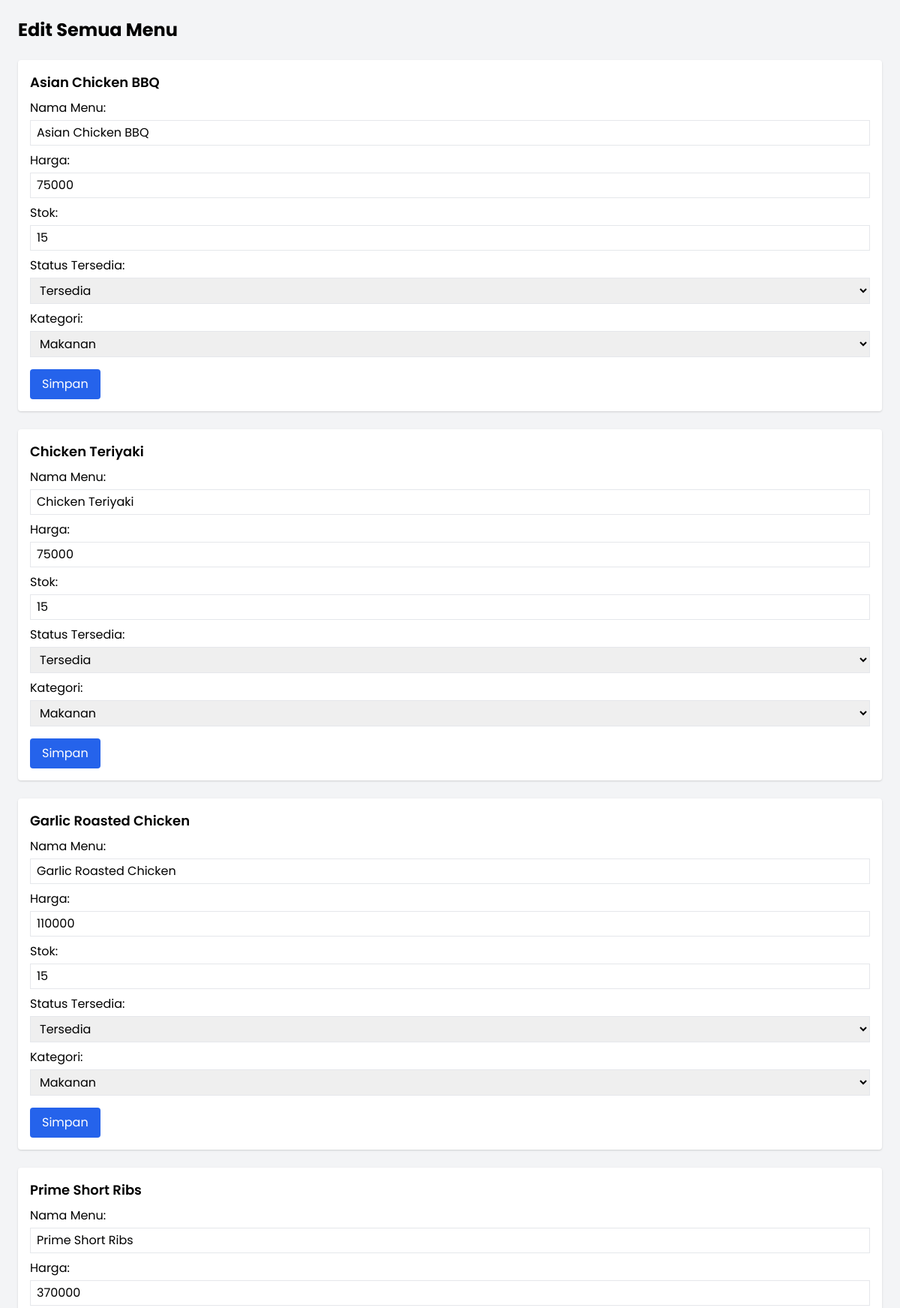
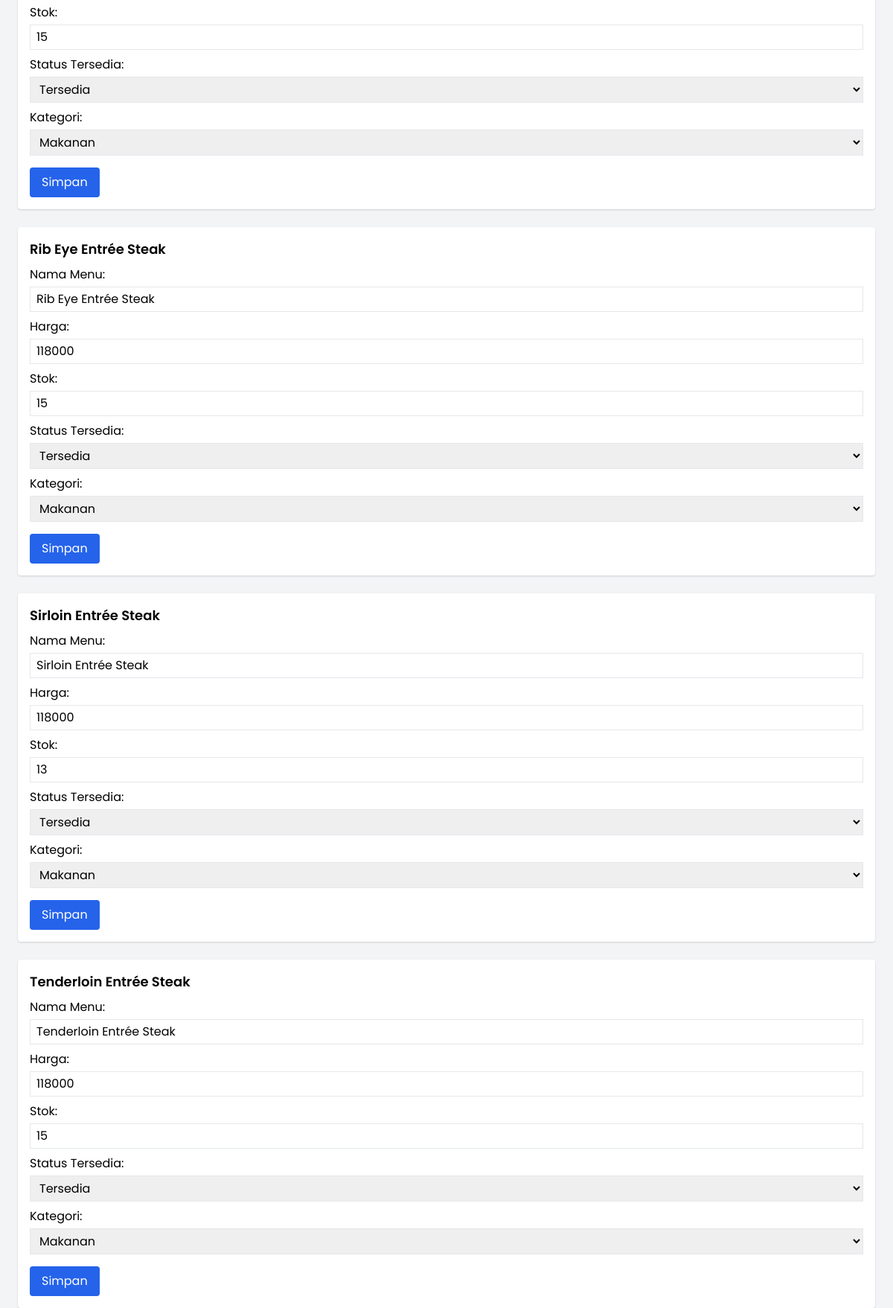
/dashboard/edit_menu.php (signed in, upper part), run on the app's committed database (2 pictures, top to bottom).
### tables this page shows
CREATE TABLE `menu` (
  `id_menu` int NOT NULL,
  `nama_menu` varchar(100) NOT NULL,
  `harga` int NOT NULL,
  `deskripsi` text,
  `gambar` varchar(255) DEFAULT NULL,
  `stok` int NOT NULL,
  `status_tersedia` enum('habis','tersedia') DEFAULT NULL,
  `id_chef` int DEFAULT NULL,
  `kategori` enum('makanan','minuman','dessert') NOT NULL DEFAULT 'makanan'
);

### dashboard/edit_menu.php (the view, shortened to what this page needs)
<?php
require '../backend/db.php';
$stmt = $pdo->query("SELECT * FROM menu ORDER BY kategori, nama_menu");
$menus = $stmt->fetchAll();
?>
<!DOCTYPE html>
<html lang="en">
<head>
  <link href="https://cdn.jsdelivr.net/npm/tailwindcss@2.2.19/dist/tailwind.min.css" rel="stylesheet">
  <link rel="stylesheet" href="../assets/css/edit_menu.css">
</head>
<body class="bg-gray-100 p-6">
  <h1 class="text-2xl font-bold mb-6">Edit Semua Menu</h1>
  <div class="space-y-6">
    <?php foreach ($menus as $menu): ?>
      <form id="form-<?= $menu['id_menu'] ?>" class="bg-white p-4 rounded shadow" onsubmit="updateMenu(event, <?= $menu['id_menu'] ?>)">
        <h2 class="text-lg font-semibold mb-2"><?= htmlspecialchars($menu['nama_menu']) ?></h2>
        <label class="block mb-1">Nama Menu:</label>
        <input type="text" name="nama_menu" value="<?= htmlspecialchars($menu['nama_menu']) ?>" class="w-full border px-2 py-1 mb-2">
        <label class="block mb-1">Harga:</label>
        <input type="number" name="harga" value="<?= $menu['harga'] ?>" class="w-full border px-2 py-1 mb-2">
        <label class="block mb-1">Stok:</label>
        <input type="number" name="stok" value="<?= $menu['stok'] ?>" class="w-full border px-2 py-1 mb-2">
        <label class="block mb-1">Status Tersedia:</label>
        <select name="status_tersedia" class="w-full border px-2 py-1 mb-2">
          <option value="tersedia" <?= $menu['status_tersedia'] === 'tersedia' ? 'selected' : '' ?>>Tersedia</option>
        </select>
        <label class="block mb-1">Kategori:</label>
        <select name="kategori" class="w-full border px-2 py-1 mb-4">
          <option value="makanan" <?= $menu['kategori'] === 'makanan' ? 'selected' : '' ?>>Makanan</option>
        </select>
        <button type="submit" class="bg-blue-600 text-white px-4 py-2 rounded">Simpan</button>
      </form>
    <?php endforeach; ?>
  </div>
</body>
</html>

### assets/css/edit_menu.css (style rules this page uses)
* { font-family: 'Poppins', sans-serif; }

### data on the page
menu: nama_menu "Asian Chicken BBQ", harga "75000", stok "15", status_tersedia "Tersedia", kategori "Makanan"
menu: nama_menu "Chicken Teriyaki", harga "75000", stok "15", status_tersedia "Tersedia", kategori "Makanan"
menu: nama_menu "Garlic Roasted Chicken", harga "110000", stok "15", status_tersedia "Tersedia", kategori "Makanan"
menu: nama_menu "Prime Short Ribs", harga "370000", stok "15", status_tersedia "Tersedia", kategori "Makanan"
menu: nama_menu "Rib Eye Entrée Steak", harga "118000", stok "15", status_tersedia "Tersedia", kategori "Makanan"
menu: nama_menu "Sirloin Entrée Steak", harga "118000", stok "13", status_tersedia "Tersedia", kategori "Makanan"
menu: nama_menu "Tenderloin Entrée Steak", harga "118000", stok "15", status_tersedia "Tersedia", kategori "Makanan"
